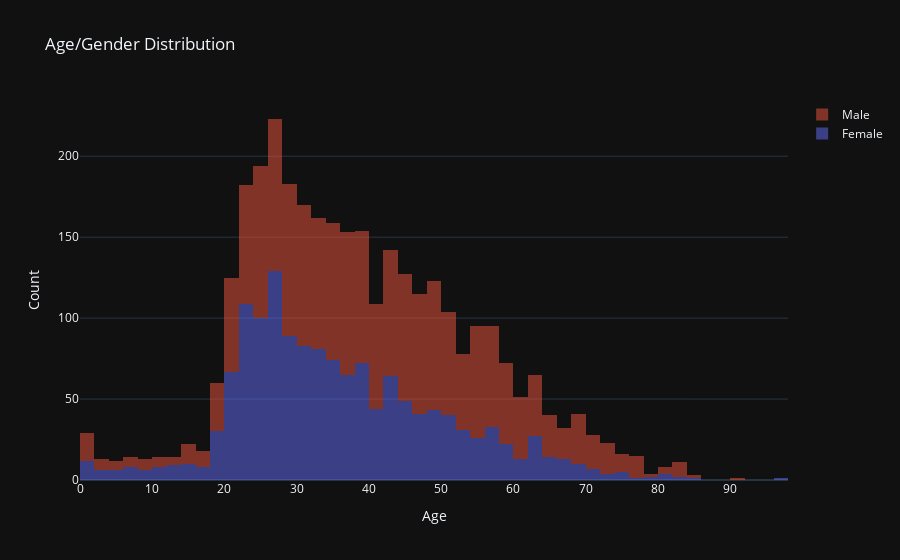

Here is the notebook cell this chart was saved with:
### Markdown cell above
## Visualization

### Code cell
fig = go.Figure()

for gender, group in case_df.groupby("GenderEn"):
    fig.add_trace(go.Histogram(x=group['Age'], name=gender))


fig.update_layout(xaxis_title_text="Age", 
                  yaxis_title_text="Count",
                  title_text="Age/Gender Distribution")    
fig.update_layout(barmode='stack')
fig.update_traces(opacity=0.5)
fig.show()

### Figure 1 — Plotly figure (JSON) as saved in the notebook; plotly's stock layout.template omitted (floating-point values rounded to 4 significant figures; data arrays with more than 128 entries replaced by an {"elided": "..."} marker saying what was removed)
{"data": [{"name": "Female", "opacity": 0.5, "type": "histogram", "x": {"elided": "1469 int values"}}, {"name": "Male", "opacity": 0.5, "type": "histogram", "x": {"elided": "1844 float values"}}], "layout": {"autosize": true, "barmode": "stack", "title": {"text": "Age/Gender Distribution"}, "xaxis": {"autorange": true, "range": [0, 98], "title": {"text": "Age"}, "type": "linear"}, "yaxis": {"autorange": true, "range": [0, 234.7], "title": {"text": "Count"}}}}
